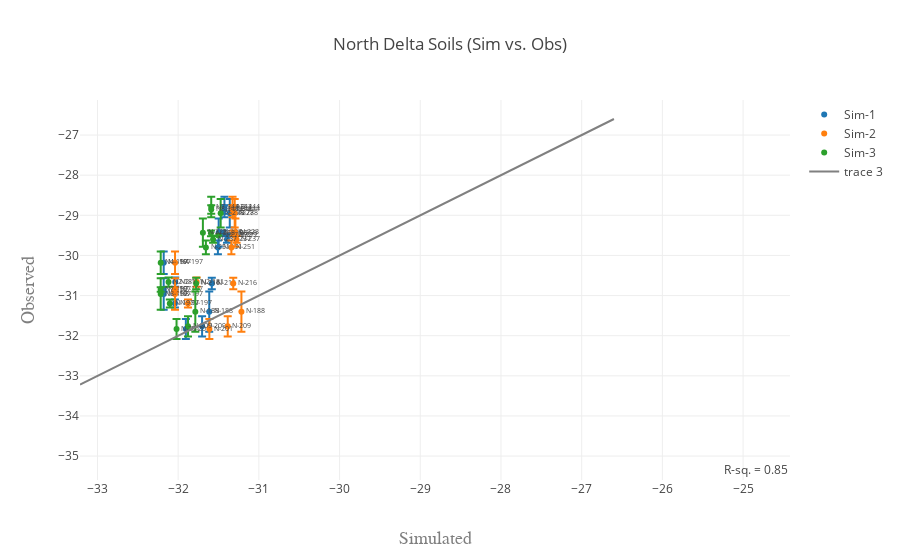

Source (notebook cell):
### Code cell
data = []
for folder in range(1, folders + 1):
    df = delta_dat.loc[delta_dat['IDsim'] == ('Sim-' + str(folder))]
    df = df.loc[df['Transect'] == 'N']
    trace = get_scatter(df, test_var, sd, name=('Sim-' + str(folder)))
    data.append(trace)
    
data.append(get_xy_line(delta_dat, test_var, delta=True))

fig = go.Figure(data=data, layout=get_layout(delta_dat, test_var, title='North Delta Soils (Sim vs. Obs)'))
iplot(fig)

### Figure 1 — Plotly figure (JSON) as saved in the notebook; plotly's stock layout.template omitted (floating-point values rounded to 4 significant figures)
{"data": [{"error_y": {"array": [0.1136, 0.282, 0.05583, 0.2553, 0.3945, 0.1061, 0.5, 0.1, 0.2517, 0.2517, 0.1414, 0.3512, 0.08165, 0.1732, 0.07071, null, 0.3536], "symmetric": true, "type": "data"}, "mode": "markers+text", "name": "Sim-1", "text": ["N2-181", "N4-197", "N7-197", "N7-244", "N8-197", "N8-244", "N-188", "N-197", "N-201", "N-209", "N-216", "N-223", "N-237", "N-251", "N-258", "N-272", "N-278"], "textfont": {"size": 7}, "textposition": "right", "type": "scatter", "x": [-32.04, -32.18, -32.18, -31.43, -32.18, -31.43, -31.61, -32.04, -31.9, -31.7, -31.58, -31.5, -31.4, -31.51, -31.45, -31.38, -31.36], "y": [-30.66, -30.18, -30.85, -28.8, -30.96, -28.86, -31.4, -31.2, -31.83, -31.77, -30.7, -29.43, -29.6, -29.8, -29.45, -29.5, -28.95]}, {"error_y": {"array": [0.1136, 0.282, 0.05583, 0.2553, 0.3945, 0.1061, 0.5, 0.1, 0.2517, 0.2517, 0.1414, 0.3512, 0.08165, 0.1732, 0.07071, null, 0.3536], "symmetric": true, "type": "data"}, "mode": "markers+text", "name": "Sim-2", "text": ["N2-181", "N4-197", "N7-197", "N7-244", "N8-197", "N8-244", "N-188", "N-197", "N-201", "N-209", "N-216", "N-223", "N-237", "N-251", "N-258", "N-272", "N-278"], "textfont": {"size": 7}, "textposition": "right", "type": "scatter", "x": [-31.77, -32.04, -32.04, -31.33, -32.04, -31.33, -31.22, -31.88, -31.61, -31.39, -31.32, -31.29, -31.28, -31.34, -31.31, -31.3, -31.3], "y": [-30.66, -30.18, -30.85, -28.8, -30.96, -28.86, -31.4, -31.2, -31.83, -31.77, -30.7, -29.43, -29.6, -29.8, -29.45, -29.5, -28.95]}, {"error_y": {"array": [0.1136, 0.282, 0.05583, 0.2553, 0.3945, 0.1061, 0.5, 0.1, 0.2517, 0.2517, 0.1414, 0.3512, 0.08165, 0.1732, 0.07071, null, 0.3536], "symmetric": true, "type": "data"}, "mode": "markers+text", "name": "Sim-3", "text": ["N2-181", "N4-197", "N7-197", "N7-244", "N8-197", "N8-244", "N-188", "N-197", "N-201", "N-209", "N-216", "N-223", "N-237", "N-251", "N-258", "N-272", "N-278"], "textfont": {"size": 7}, "textposition": "right", "type": "scatter", "x": [-32.12, -32.22, -32.22, -31.59, -32.22, -31.59, -31.79, -32.1, -32.02, -31.88, -31.78, -31.69, -31.57, -31.66, -31.59, -31.5, -31.47], "y": [-30.66, -30.18, -30.85, -28.8, -30.96, -28.86, -31.4, -31.2, -31.83, -31.77, -30.7, -29.43, -29.6, -29.8, -29.45, -29.5, -28.95]}, {"marker": {"color": "grey", "opacity": 0.9}, "mode": "lines", "type": "scatter", "x": [-33.22, -26.6], "y": [-33.22, -26.6]}], "layout": {"annotations": [{"showarrow": false, "text": "R-sq. = 0.85", "x": -24.84, "y": -35.33}], "showlegend": true, "title": "North Delta Soils (Sim vs. Obs)", "xaxis": {"title": "Simulated", "titlefont": {"color": "#7f7f7f", "family": "Courier New, monospace", "size": 18}}, "yaxis": {"title": "Observed", "titlefont": {"color": "#7f7f7f", "family": "Courier New, monospace", "size": 18}}}}
